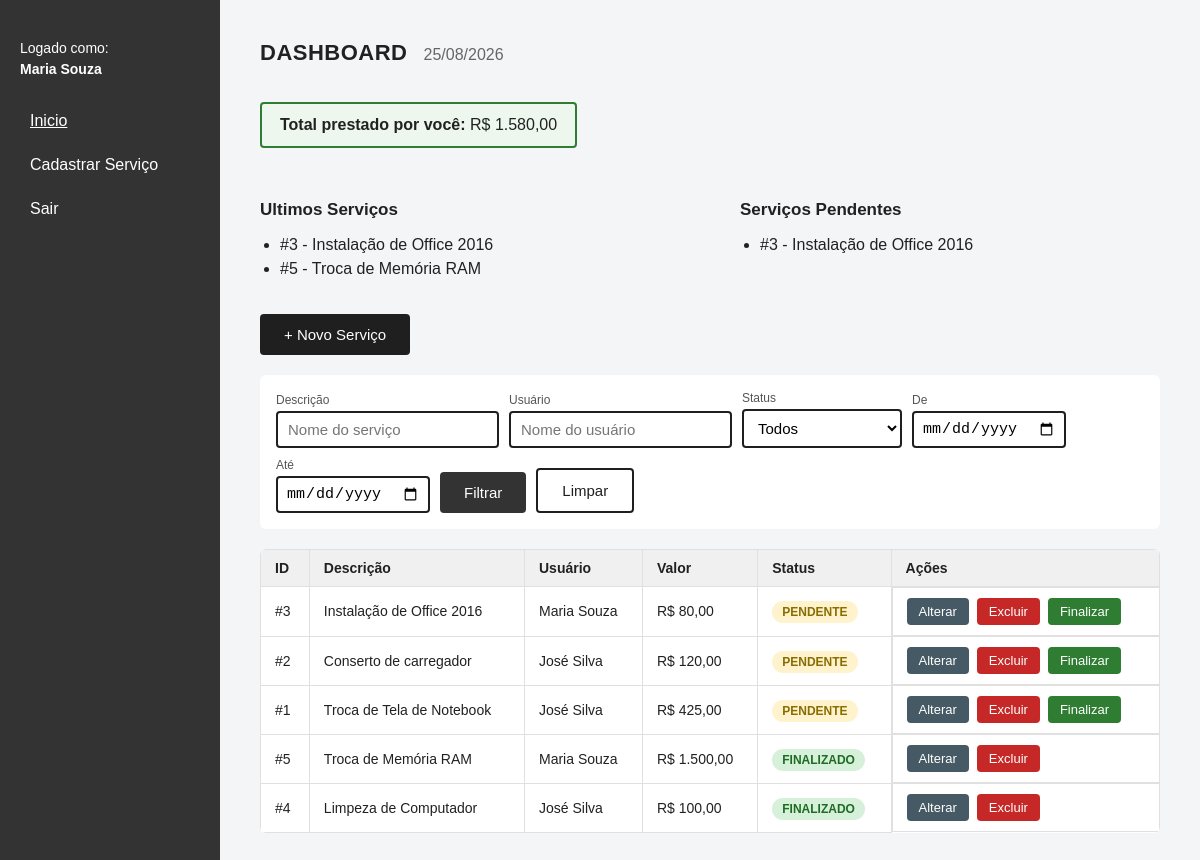
Page /dashboard (signed in) on the committed database.
### tables this page shows
CREATE TABLE service (
  id_service BIGINT(20) UNSIGNED AUTO_INCREMENT PRIMARY KEY,
  description VARCHAR(255) NOT NULL,
  price DECIMAL(11,3) NOT NULL,
  created_at DATETIME DEFAULT CURRENT_TIMESTAMP,
  update_at DATETIME DEFAULT CURRENT_TIMESTAMP ON UPDATE CURRENT_TIMESTAMP,
  finished_at DATETIME NULL,
  commission_user DECIMAL(11,3) NULL,
  user_id_user BIGINT(20) UNSIGNED NOT NULL,
  FOREIGN KEY (user_id_user) REFERENCES user(id_user)
);

CREATE TABLE user (
  id_user BIGINT(20) UNSIGNED AUTO_INCREMENT PRIMARY KEY,
  name VARCHAR(150) NOT NULL,
  email VARCHAR(100) NOT NULL UNIQUE,
  password VARCHAR(255) NOT NULL,
  created_at DATETIME DEFAULT CURRENT_TIMESTAMP,
  update_at DATETIME DEFAULT CURRENT_TIMESTAMP ON UPDATE CURRENT_TIMESTAMP,
  ativo TINYINT(1) DEFAULT 1
);

### app/Core/Controller.php (called while the page is built, shortened)
<?php
abstract class Controller
{
    protected function view(string $view, array $data = []): void
    {
        extract($data);
        require BASE_PATH . '/app/Views/layouts/header.php';
        require BASE_PATH . '/app/Views/' . $view . '.php';
        require BASE_PATH . '/app/Views/layouts/footer.php';
    }
}

### app/Controllers/DashboardController.php (called while the page is built, shortened)
<?php
class DashboardController extends Controller
{
    public function index(): void
    {
        $userId = (int) $_SESSION['user_id'];
        $serviceModel = new Service();
        $filters = [
            'descricao'   => trim($_GET['descricao'] ?? ''),
            'usuario'     => trim($_GET['usuario'] ?? ''),
            'status'      => trim($_GET['status'] ?? ''),
            'data_inicio' => trim($_GET['data_inicio'] ?? ''),
            'data_fim'    => trim($_GET['data_fim'] ?? ''),
        ];
        $message = $_SESSION['flash_message'] ?? null;
        $this->view('dashboard/index', [
            'services'        => $serviceModel->listFiltered($filters),
            'latestServices'  => $serviceModel->latestByUser($userId),
            'pendingServices' => $serviceModel->pendingByUser($userId),
            'totalValue'      => $serviceModel->totalByUser($userId),
            'today'           => date('d/m/Y'),
            'filters'         => $filters,
            'message'         => $message,
        ]);
    }
}

### app/Core/Router.php (called while the page is built, shortened)
<?php
class Router
{
    private array $routes = [];
    public function get(string $path, array $handler): void
    {
        $this->routes['GET'][$path] = $handler;
    }
    public function post(string $path, array $handler): void
    {
        $this->routes['POST'][$path] = $handler;
    }
    public function dispatch(): void
    {
        $method = $_SERVER['REQUEST_METHOD'];
        $url = trim($_GET['url'] ?? '', '/');
        $url = $url === '' ? '/' : '/' . $url;
        $handler = $this->routes[$method][$url] ?? null;
        [$controllerClass, $action] = $handler;
        (new $controllerClass())->$action();
    }
}

### public/index.php (called while the page is built, shortened)
<?php
spl_autoload_register(function ($class) {
    $path = BASE_PATH . '/app/' . str_replace(['App\\', '\\'], ['', '/'], $class) . '.php';
});
$router = new Router();
$router->dispatch();

### app/Core/Database.php (called while the page is built, shortened)
<?php
class Database
{
    private static ?PDO $instance = null;
    public static function getInstance(): PDO
    {
        if (self::$instance === null) {
            $config = require __DIR__ . '/../../config/config.php';
            $db = $config['db'];
            $dsn = "mysql:host={$db['host']};dbname={$db['name']};charset=utf8mb4";
            self::$instance = new PDO($dsn, $db['user'], $db['pass'], [
                PDO::ATTR_ERRMODE => PDO::ERRMODE_EXCEPTION,
                PDO::ATTR_DEFAULT_FETCH_MODE => PDO::FETCH_ASSOC,
            ]);
        }
        return self::$instance;
    }
}

### app/Models/Service.php (called while the page is built, shortened)
<?php
class Service
{
    private function customSelect(): string
    {
        return "SELECT s.*, u.name AS user_name, u.email AS user_email,
                        CASE WHEN s.finished_at IS NULL THEN 'PENDENTE' ELSE 'FINALIZADO' END AS status
                 FROM service s
                 INNER JOIN user u ON u.id_user = s.user_id_user";
    }
    public function listFiltered(array $filters = []): array
    {
        $sql = $this->customSelect() . ' WHERE 1=1';
        $params = [];
        $sql .= ' ORDER BY s.created_at DESC';
        $stmt = Database::getInstance()->prepare($sql);
        $stmt->execute($params);
        return $stmt->fetchAll();
    }
    public function latestByUser(int $userId, int $limit = 5): array
    {
        $stmt = Database::getInstance()->prepare(
            'SELECT id_service, description FROM service
             WHERE user_id_user = :user_id
             ORDER BY created_at DESC LIMIT ' . (int) $limit
        );
        $stmt->execute(['user_id' => $userId]);
        return $stmt->fetchAll();
    }
}

### config/config.php (called while the page is built)
<?php
return [
    'db' => [
        'host' => 'localhost',
        'name' => 'titan_teste',
        'user' => 'root',
        'pass' => '',
    ],
];

### app/Views/dashboard/index.php (the view, shortened to what this page needs)
<div class="dashboard-header">
    <h1>DASHBOARD</h1>
    <p class="today"><?= htmlspecialchars($today ?? date('d/m/Y')) ?></p>
</div>
<div class="highlight-box">
    <strong>Total prestado por você:</strong>
    R$ <?= number_format($totalValue ?? 0, 2, ',', '.') ?>
</div>
<div class="dashboard-lists">
    <div class="dashboard-list-col">
        <h2>Ultimos Serviços</h2>
        <ul class="pending-list">
            <?php foreach ($latestServices ?? [] as $l): ?>
                <li>#<?= (int) $l['id_service'] ?> - <?= htmlspecialchars($l['description']) ?></li>
            <?php endforeach; ?>
        </ul>
    </div>
    <div class="dashboard-list-col">
        <h2>Serviços Pendentes</h2>
        <ul class="pending-list">
            <?php foreach ($pendingServices ?? [] as $p): ?>
                <li>#<?= (int) $p['id_service'] ?> - <?= htmlspecialchars($p['description']) ?></li>
            <?php endforeach; ?>
        </ul>
    </div>
</div>
<div class="toolbar">
    <a href="<?= BASE_URL ?>/service/create" class="btn btn-primary">+ Novo Serviço</a>
</div>
<form method="GET" action="<?= BASE_URL ?>/dashboard" class="filter-bar">
    <label class="filter-label">Descrição
        <input type="text" name="descricao" placeholder="Nome do serviço"
               value="<?= htmlspecialchars($filters['descricao'] ?? '') ?>">
    </label>
    <label class="filter-label">Usuário
        <input type="text" name="usuario" placeholder="Nome do usuário"
               value="<?= htmlspecialchars($filters['usuario'] ?? '') ?>">
    </label>
    <label class="filter-label">Status
        <select name="status">
            <option value="">Todos</option>
        </select>
    </label>
    <label class="date-label">De
        <input type="date" name="data_inicio" value="<?= htmlspecialchars($filters['data_inicio'] ?? '') ?>">
    </label>
    <label class="date-label">Até
        <input type="date" name="data_fim" value="<?= htmlspecialchars($filters['data_fim'] ?? '') ?>">
    </label>
    <button type="submit" class="btn btn-filter">Filtrar</button>
    <a href="<?= BASE_URL ?>/dashboard" class="btn btn-secondary">Limpar</a>
</form>
<table class="services-table">
    <thead>
        <tr>
            <th>ID</th>
            <th>Descrição</th>
            <th>Usuário</th>
            <th>Valor</th>
            <th>Status</th>
            <th>Ações</th>
        </tr>
    </thead>
    <tbody>
        <?php foreach ($services ?? [] as $s): ?>
            <tr>
                <td>#<?= (int) $s['id_service'] ?></td>
                <td><?= htmlspecialchars($s['description']) ?></td>
                <td><?= htmlspecialchars($s['user_name']) ?></td>
                <td>R$ <?= number_format($s['price'], 2, ',', '.') ?></td>
                <td>
                    <span class="badge badge-<?= strtolower($s['status']) ?>"><?= $s['status'] ?></span>
                </td>
                <td class="actions-cell">
                    <a href="<?= BASE_URL ?>/service/edit?id=<?= (int) $s['id_service'] ?>"
                       class="btn btn-small btn-edit">Alterar</a>
                    <form method="POST" action="<?= BASE_URL ?>/service/delete" class="inline-form"
                          onsubmit="return confirm('Deseja realmente excluir este serviço?');">
                        <button type="submit" class="btn btn-small btn-danger">Excluir</button>
                    </form>
                    <?php if ($s['status'] === 'PENDENTE'): ?>
                        <form method="POST" action="<?= BASE_URL ?>/service/finish" class="inline-form"
                              onsubmit="return confirm('Finalizar este serviço? Isso irá calcular a comissão e enviar um email ao usuário.');">
                            <button type="submit" class="btn btn-small btn-success">Finalizar</button>
                        </form>
                    <?php endif; ?>
                </td>
            </tr>
        <?php endforeach; ?>
    </tbody>
</table>

### public/css/style.css (style rules this page uses)
* { box-sizing: border-box; }
body { font-family: Arial, Helvetica, sans-serif; margin: 0; background: #f4f5f7; color: #212121; }
input[type="text"], input[type="email"], input[type="password"], input[type="date"], select { width: 100%; padding: 12px 14px; font-size: 15px; border: 2px solid #1f1f1f; border-radius: 4px; background: #fff; }
.btn { display: inline-block; padding: 12px 24px; background: #1f1f1f; color: #fff; border: none; border-radius: 4px; cursor: pointer; font-size: 15px; text-decoration: none; text-align: center; }
.btn-secondary { background: #ffffff; color: #1f1f1f; border: 2px solid #1f1f1f; }
.btn-small { padding: 6px 12px; font-size: 13px; }
.btn-danger { background: #c62828; }
.btn-success { background: #2e7d32; }
.btn-edit { background: #455a64; }
.btn-filter { background: #333333; }
.inline-form { display: inline-block; margin: 0; }
.dashboard-header { display: flex; align-items: baseline; gap: 16px; margin-bottom: 4px; }
.dashboard-header h1 { font-size: 22px; margin: 0; letter-spacing: 0.5px; }
.dashboard-header .today { color: #666; }
.content h2 { font-size: 17px; margin: 28px 0 12px; }
.highlight-box { background: #eef7ee; border: 2px solid #2e7d32; padding: 12px 18px; display: inline-block; border-radius: 4px; margin: 18px 0 24px; font-size: 16px; }
.dashboard-lists { display: flex; gap: 60px; flex-wrap: wrap; }
.dashboard-list-col { flex: 1; min-width: 240px; }
.pending-list { padding-left: 20px; }
.pending-list li { margin-bottom: 6px; }
.toolbar { margin: 20px 0; }
.filter-bar { display: flex; flex-wrap: wrap; gap: 10px; align-items: flex-end; background: #fff; padding: 16px; border-radius: 6px; margin-bottom: 20px; }
.filter-bar input[type="text"], .filter-bar select { width: auto; min-width: 160px; padding: 8px 10px; }
.filter-bar .date-label, .filter-bar .filter-label { display: flex; flex-direction: column; font-size: 12px; color: #555; gap: 4px; }
.filter-bar input[type="date"] { padding: 7px 8px; }
.filter-bar .btn { align-self: flex-end; }
.services-table { border-collapse: collapse; width: 100%; background: #fff; border-radius: 6px; overflow: hidden; }
.services-table th, .services-table td { border: 1px solid #e0e0e0; padding: 10px 14px; text-align: left; font-size: 14px; vertical-align: middle; }
.services-table th { background: #f0f0f0; }
.actions-cell { display: flex; gap: 8px; flex-wrap: wrap; align-items: center; }
.badge { padding: 4px 10px; border-radius: 12px; font-size: 12px; font-weight: bold; text-transform: uppercase; }
.badge-pendente { background: #fff3cd; color: #8a6d00; }
.badge-finalizado { background: #d7f0d9; color: #1e6b23; }

### rows in the picture
service: id_service "3", description "Instalação de Office 2016", user_id_user.name "Maria Souza", price "80,00", status "PENDENTE"
service: id_service "5", description "Troca de Memória RAM", user_id_user.name "Maria Souza", price "1.500,00", status "FINALIZADO"
service: id_service "2", description "Conserto de carregador", user_id_user.name "José Silva", price "120,00", status "PENDENTE"
service: id_service "1", description "Troca de Tela de Notebook", user_id_user.name "José Silva", price "425,00", status "PENDENTE"
service: id_service "4", description "Limpeza de Computador", user_id_user.name "José Silva", price "100,00", status "FINALIZADO"

### other values in the picture
$_SESSION['user_name'] "Maria Souza"
$today "25/08/2026"
$totalValue "1.580,00"
